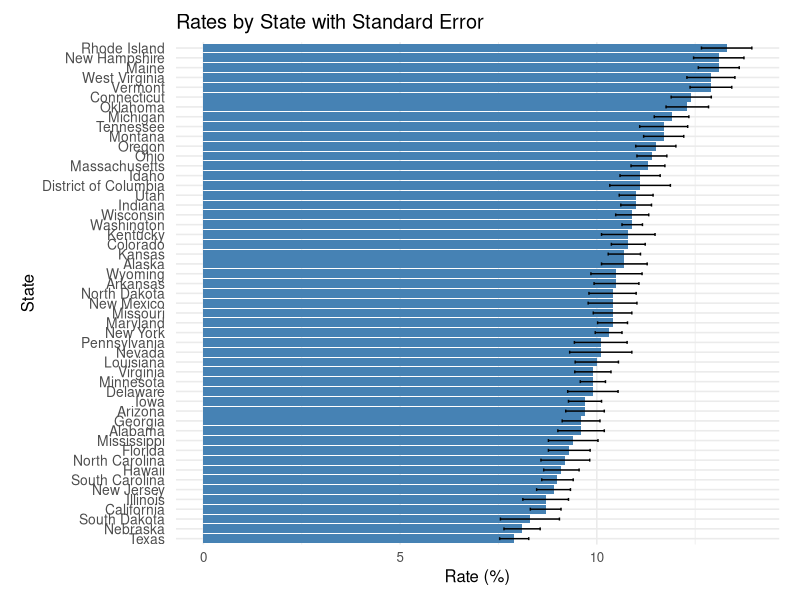

Source code (R): (Note: this script raises an error after producing the figure.)
## ---- chunk 1
knitr::opts_chunk$set(echo = TRUE)
## ---- chunk 2
# Load required libraries
library(tidyverse)

# Read the CSV file
state_data <- read_csv("state_data.csv")

# Clean and separate the "Rate (SE)" column into two numeric columns
state_data <- state_data %>%
  separate(`Rate (SE)`, into = c("Rate", "SE"), sep = " \\(", remove = TRUE) %>%
  mutate(
    Rate = as.numeric(Rate),
    SE = as.numeric(str_remove(SE, "\\)"))
  )

# Create the plot
ggplot(state_data, aes(x = reorder(State, Rate), y = Rate)) +
  geom_col(fill = "steelblue") +
  geom_errorbar(aes(ymin = Rate - SE, ymax = Rate + SE), width = 0.3) +
  coord_flip() +
  labs(
    title = "Rates by State with Standard Error",
    x = "State",
    y = "Rate (%)"
  ) +
  theme_minimal(base_size = 12) +
  theme(
    axis.text.y = element_text(size = 10, margin = margin(r = 5)),
    plot.margin = margin(10, 15, 10, 15)
  )


## ---- chunk 3
#glm with house finch alone against binary +/_
glm1 <- glm(loc_positives ~ host_House_finch,
            data = counts_matrix,
            family = binomial)
summary(glm1)

#glm with house-finch alone against positivity rate
glm2 <- glm(loc_rate ~ host_House_finch,
            data = counts_matrix)
summary(glm2)
## ---- chunk 4
# Insert the JPEG file directly using knitr::include_graphics()
knitr::include_graphics("Northeast WNV.jpg")
